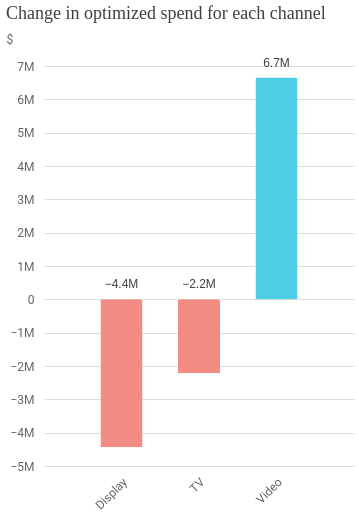

The cell this chart's notebook holds for it:
### Code cell
# optimized spend delta
opt_results.plot_spend_delta()

### Figure 1 — Vega-Lite specification as saved in the notebook (floating-point values rounded to 4 significant figures)
{"config": {"view": {"continuousWidth": 300, "continuousHeight": 300, "stroke": null}, "axis": {"labelColor": "#5F6368", "labelFont": "Roboto", "labelFontSize": 12, "titleColor": "#5F6368", "titleFont": "Roboto", "titleFontSize": 12, "titleFontWeight": "normal"}}, "layer": [{"mark": {"type": "bar", "cornerRadiusEnd": 2, "size": 42, "tooltip": true}, "encoding": {"color": {"condition": {"test": "(datum.spend > 0)", "value": "#4ECDE6"}, "value": "#F28B82"}, "x": {"axis": {"domainColor": "#DADCE0", "labelAngle": -45, "labelPadding": 10, "ticks": false, "title": null}, "field": "channel", "scale": {"padding": 42}, "sort": null, "type": "nominal"}, "y": {"axis": {"domain": false, "domainColor": "#DADCE0", "labelExpr": "replace(format(datum.value, '.3~s'), 'G', 'B')", "labelPadding": 10, "ticks": false, "title": "$", "titleAlign": "left", "titleAngle": 0, "titleY": -20}, "field": "spend", "type": "quantitative"}}, "transform": [{"calculate": "replace(format(datum.spend, '.2~s'), 'G', 'B')", "as": "text_value"}, {"calculate": "datum.spend < 0 ? 0 : datum.spend", "as": "text_y"}]}, {"mark": {"type": "text", "baseline": "top", "color": "#3C4043", "dy": -20, "fontSize": 12}, "encoding": {"text": {"field": "text_value", "type": "nominal"}, "x": {"axis": {"domainColor": "#DADCE0", "labelAngle": -45, "labelPadding": 10, "ticks": false, "title": null}, "field": "channel", "scale": {"padding": 42}, "sort": null, "type": "nominal"}, "y": {"field": "text_y", "type": "quantitative"}}, "transform": [{"calculate": "replace(format(datum.spend, '.2~s'), 'G', 'B')", "as": "text_value"}, {"calculate": "datum.spend < 0 ? 0 : datum.spend", "as": "text_y"}]}], "data": {"name": "data-3b6185c568dea5b1796a9400179db9d1"}, "height": 400, "title": {"text": "Change in optimized spend for each channel", "anchor": "start", "color": "#3C4043", "font": "Google Sans Display", "fontSize": 18, "fontWeight": "normal", "offset": 10}, "width": 310, "$schema": "https://vega.github.io/schema/vega-lite/v5.20.1.json", "datasets": {"data-3b6185c568dea5b1796a9400179db9d1": [{"channel": "Display", "spend": -4441000}, {"channel": "TV", "spend": -2212000}, {"channel": "Video", "spend": 6653000}]}}
